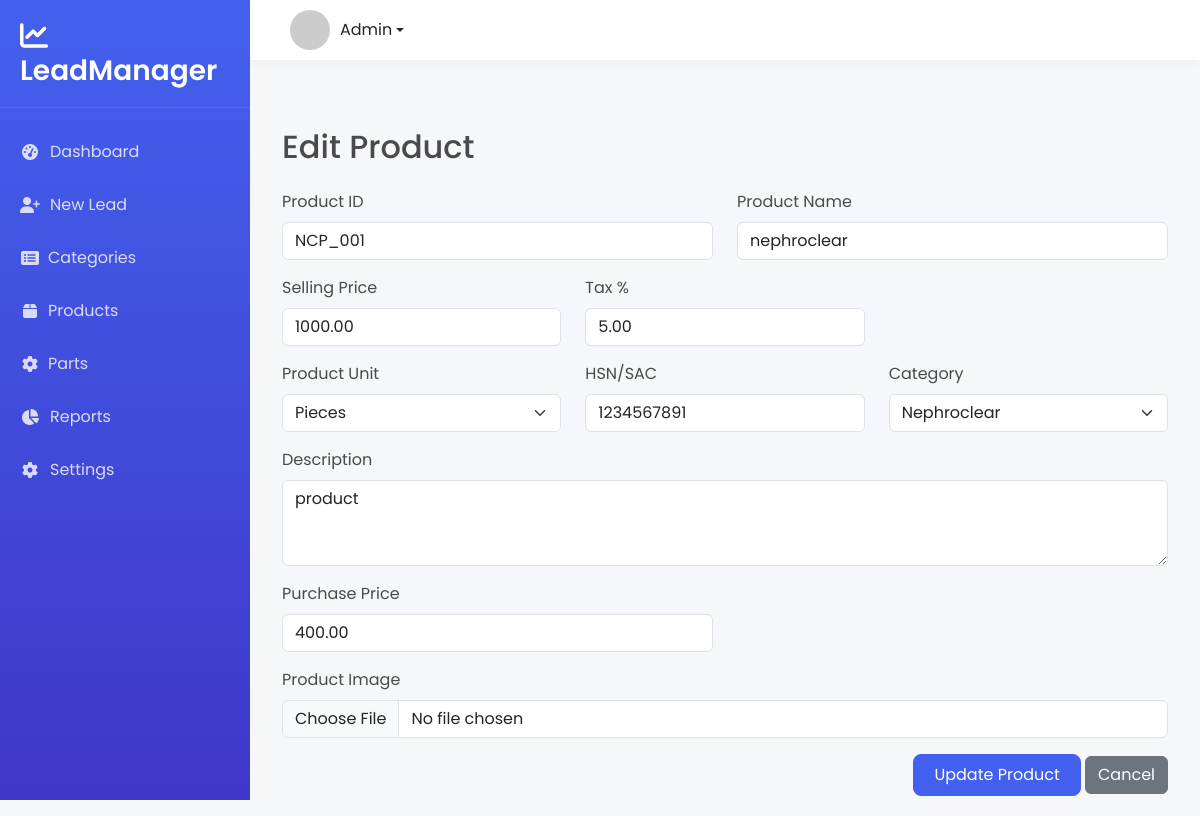
The app's page /products/NCP_001/edit/ with its own data.
### leads/models.py (models this page shows, shortened)
class Product(models.Model):
    PRODUCT_UNITS = [
        ('kg', 'Kilogram'),
        ('ltr', 'Liter'),
        ('pcs', 'Pieces'),
        ('box', 'Box'),
        ('nos', 'Numbers'),
    ]
    id = models.CharField(max_length=50, primary_key=True)
    name = models.CharField(max_length=100)
    selling_price = models.DecimalField(max_digits=10, decimal_places=2)
    tax_percent = models.DecimalField(max_digits=5, decimal_places=2)
    purchase_price = models.DecimalField(max_digits=10, decimal_places=2)
    unit = models.CharField(max_length=10, choices=PRODUCT_UNITS, default='pcs')
    hsn_sac = models.CharField(max_length=20, blank=True, null=True)
    description = models.TextField(blank=True)
    category = models.ForeignKey('Category', on_delete=models.SET_NULL, null=True)
    product_image = models.ImageField(upload_to='product_images/', blank=True, null=True)
    created_at = models.DateTimeField(auto_now_add=True)

class Category(models.Model):
    id = models.CharField(max_length=50, primary_key=True)
    name = models.CharField(max_length=100)
    description = models.TextField(blank=True, null=True)
    image = models.ImageField(upload_to='categories/', blank=True, null=True)
    created_at = models.DateTimeField(auto_now_add=True)
    updated_at = models.DateTimeField(auto_now=True)

### leads/views.py (the view, shortened to what this page needs)
# urls.py: path('products/<str:product_id>/edit/', views.edit_product, name='edit_product'),
def edit_product(request, product_id):
    product = get_object_or_404(Product, id=product_id)
    categories = Category.objects.all()
    return render(request, 'edit_product.html', {
        'product': product,
        'categories': categories
    })

### leads/templates/edit_product.html (shortened to what this page needs)
{% extends 'base.html' %}
{% block content %}
<div class="container mt-5">
  <h2 class="mb-4">Edit Product</h2>
  <form method="POST" enctype="multipart/form-data">
    <div class="row mb-3">
      <div class="col-md-6">
        <label for="product_id" class="form-label">Product ID</label>
        <input type="text" name="product_id" id="product_id" class="form-control" value="{{ product.id }}" readonly>
      </div>
      <div class="col-md-6">
        <label for="name" class="form-label">Product Name</label>
        <input type="text" name="name" id="name" class="form-control" value="{{ product.name }}" required>
      </div>
    </div>
    <div class="row mb-3">
      <div class="col-md-4">
        <label for="selling_price_with_tax" class="form-label">Selling Price</label>
        <input type="number" step="0.01" name="selling_price_with_tax" id="selling_price_with_tax" class="form-control" value="{{ product.selling_price|default:0 }}" min="0">
      </div>
      <div class="col-md-4">
        <label for="tax_percentage" class="form-label">Tax %</label>
        <input type="number" step="0.01" name="tax_percentage" id="tax_percentage" class="form-control" value="{{ product.tax_percent|default:0 }}" min="0" max="100">
      </div>
    </div>
    <div class="row mb-3">
      <div class="col-md-4">
        <label for="unit" class="form-label">Product Unit</label>
        <select name="unit" id="unit" class="form-select">
          <option value="pcs" {% if product.unit == 'pcs' %}selected{% endif %}>Pieces</option>
        </select>
      </div>
      <div class="col-md-4">
        <label for="hsn_sac" class="form-label">HSN/SAC</label>
        <input type="text" name="hsn_sac" id="hsn_sac" class="form-control" value="{{ product.hsn_sac }}">
      </div>
      <div class="col-md-4">
        <label for="category" class="form-label">Category</label>
        <select name="category" id="category" class="form-select">
          {% for cat in categories %}
            <option value="{{ cat.id }}" {% if product.category.id == cat.id %}selected{% endif %}>{{ cat.name }}</option>
          {% endfor %}
        </select>
      </div>
    </div>
    <div class="mb-3">
      <label for="description" class="form-label">Description</label>
      <textarea name="description" id="description" class="form-control" rows="3">{{ product.description }}</textarea>
    </div>
    <div class="row mb-3">
      <div class="col-md-6">
        <label for="purchase_price_with_tax" class="form-label">Purchase Price</label>
        <input type="number" step="0.01" name="purchase_price_with_tax" id="purchase_price_with_tax" class="form-control" value="{{ product.purchase_price|default:0 }}" min="0">
      </div>
    </div>
    <div class="mb-3">
      <label for="image" class="form-label">Product Image</label>
      <input type="file" name="image" id="image" class="form-control">
    </div>
    <div class="text-end">
      <button type="submit" class="btn btn-primary">Update Product</button>
      <a href="{% url 'product_list' %}" class="btn btn-secondary">Cancel</a>
    </div>
  </form>
</div>
{% endblock %}

### leads/templates/base.html (style rules this page uses)
:root { --primary-color: #4361ee; --secondary-color: #3f37c9; --accent-color: #4895ef; --light-color: #f8f9fa; --dark-color: #212529; --sidebar-width: 250px; --header-height: 60px; }
body { font-family: 'Poppins', sans-serif; background-color: #f5f7fa; color: #4a4a4a; min-height: 100vh; display: flex; flex-direction: column; }
.btn-primary { background-color: var(--primary-color); border-color: var(--primary-color); padding: 8px 20px; border-radius: 8px; }

### records on screen
Product: product_id "NCP_001", name "nephroclear", selling_price_with_tax "1000.00", tax_percentage "5.00", unit "Pieces", hsn_sac "1234567891", category "Nephroclear", description "product", purchase_price_with_tax "400.00"
